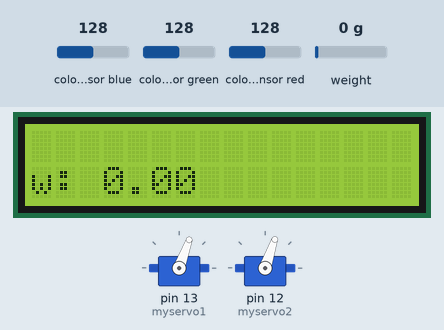
This sketch was run on a simulated Arduino Uno, built with avr-gcc and run on an emulated ATmega328P. Shown: 2 × servo, 16×2 character LCD. Wiring (inferred from the names in the program): TCS3200 colour sensor: output pin 8; S2 pin 6; S3 pin 7; S0 pin 10; S1 pin 9. The test bench sets the inputs (shaded band); at power-on: colour sensor red 128, weight on the scale 0 g, colour sensor blue 128, colour sensor green 128. What the sketch prints to the serial monitor is not drawn.

Above: at 5.1 s.
5.2 s: colour sensor red set to 135
At 11.8 s:
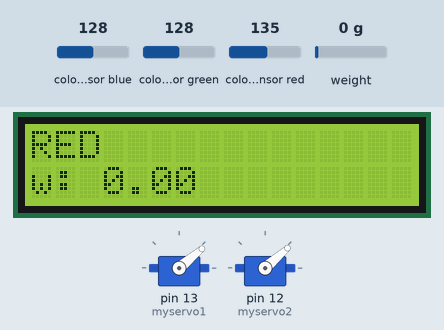
11.9 s: weight on the scale set to 100 g
At 18.1 s:
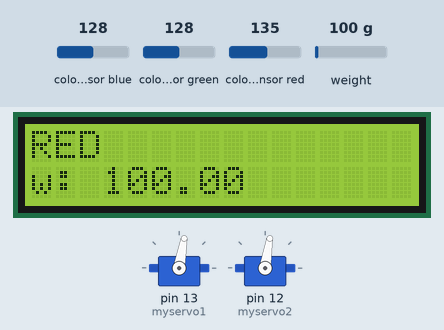
22.0 s: weight on the scale set to 1250 g
At 28.1 s:
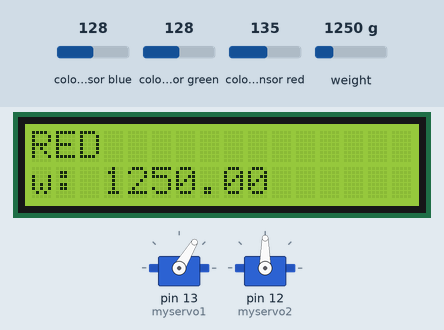
Timing chart, 0 to 30.0 s (numbered marks = the images above; inputs shaded):
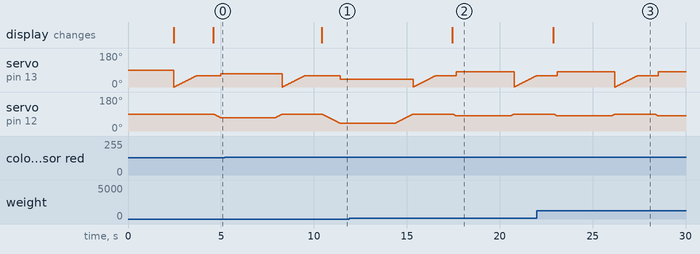

Measured:
- the behaviour switches between 131 and 132 on colour sensor red (found by bisection; images 0 and 1)
- after the input at 5.2 s, the display: changes after 5.2 s (image 1)
- after the input at 11.9 s, the display: changes after 5.6 s (image 2)
- after the input at 22.0 s, the display: changes after 0.89 s (image 3)

The sketch:

Read_1x_load_cell_with_color.ino
```cpp
#include <Servo.h>

Servo myservo1;
Servo myservo2;

#include <Wire.h>
#include <LiquidCrystal_I2C.h> // LiquidCrystal_I2C library


#include <HX711_ADC.h>
#if defined(ESP8266)|| defined(ESP32) || defined(AVR)
#include <EEPROM.h>
#endif

#define S0 10 //changed from 4-10&& 5-9
#define S1 9
#define S2 6
#define S3 7
#define sensorOut 8

//pins:
const int HX711_dout = 4; //mcu > HX711 dout pin
const int HX711_sck = 5; //mcu > HX711 sck pin

LiquidCrystal_I2C lcd(0x3F, 16, 2);


int pos1;    // variable to store the servo position
int pos2;
int servo1pin=12;
int servo2pin=11;

//color
int red = 0;
int green = 0;
int blue = 0;

bool colorflag=false;

//HX711 constructor:
HX711_ADC LoadCell(HX711_dout, HX711_sck);

const int calVal_eepromAdress = 0;
unsigned long t = 0;


int deg=0;
int offset=0;

void setup() {

  myservo1.attach(13);// attaches the servo on pin 9 to the servo object
  myservo2.attach(12);
  //color

  pinMode(S0, OUTPUT);
  pinMode(S1, OUTPUT);
  pinMode(S2, OUTPUT);
  pinMode(S3, OUTPUT);
  // Set Sensor output as input
  pinMode(sensorOut, INPUT);

  digitalWrite(S0,HIGH);
  digitalWrite(S1,LOW);

  //loadcell
  //Serial.begin(57600); delay(10);
  Serial.begin(9600); delay(10);


  LoadCell.begin(); // start connection to HX711
  LoadCell.start(2000); // load cells gets 2000ms of time to stabilize
  LoadCell.setCalFactor(200.0); // calibration factor for load cell => strongly dependent on your individual setup

  //loadcell
  lcd.begin(); // begins connection to the LCD module
  lcd.backlight(); // turns on the backlight
}


void loop() {


  //Serial.println("no color but white");

  //servo1 and 2 to initial pos
  myservo1.write(0);
  myservo2.write(90);


  //servo1 to move on color sensor
  for (pos1 = 0; pos1 < 60; pos1 += 1) { // goes from 0 degrees to 180 degrees
        // in steps of 1 degree
        myservo1.write(pos1);              // tell servo to go to position in variable 'pos'
        delay(20);                       // waits 15ms for the servo to reach the position
      }


  //color detect


  colorDetect();
  delay(100);
  LoadCell.update(); // retrieves data from the load cell
  float i = LoadCell.getData(); // get output value
  delay(200);

  lcd.setCursor(0, 0); // set cursor to first row
  //redPw
  if(red<green && red<blue){
    lcd.print("RED");
    deg=-30;
    Serial.println("r");
  }
  else if(green<red && green<blue){

    lcd.print("GREEN");
    Serial.println("g");
  }
  else if(blue<red&&blue<green){

    lcd.print("BLUE");
    Serial.println("b");
    deg=30;
  }


  lcd.setCursor(0, 1); // set cursor to secon row
  lcd.print("w: ");
  lcd.print(i); // print out the retrieved value to the second row

  if(i>20){
    offset=20;

  }
  else{
    offset=-20;

  }
  int des=deg+offset+90;

  //servo2 to des
  if(deg>0){
    for (pos2 = 90; pos1 < des; pos1 += 1) { // goes from 0 degrees to 180 degrees
        // in steps of 1 degree
        myservo2.write(pos2);              // tell servo to go to position in variable 'pos'
        delay(20);                       // waits 15ms for the servo to reach the position
      }


  }
  else{
    for (pos2 = 90; pos2 > des; pos2 -= 1) { // goes from 0 degrees to 180 degrees
        // in steps of 1 degree
        myservo2.write(pos2);              // tell servo to go to position in variable 'pos'
        delay(20);                       // waits 15ms for the servo to reach the position
      }

  }

  //servo1 to release

  for (; pos1 < 100; pos1 += 1) { // goes from 0 degrees to 180 degrees
        // in steps of 1 degree
        myservo1.write(pos2);              // tell servo to go to position in variable 'pos'
        delay(20);                       // waits 15ms for the servo to reach the position
      }

  //
  delay(100);
  //servo1 to reset
  for (; pos1 > 0; pos1 -= 1) { // goes from 0 degrees to 180 degrees
        // in steps of 1 degree
        myservo1.write(pos2);              // tell servo to go to position in variable 'pos'
        delay(20);                       // waits 15ms for the servo to reach the position
      }

  //servo2 to reset

  if(deg>0){
    for (; pos1 > 90; pos1 -= 1) { // goes from 0 degrees to 180 degrees
        // in steps of 1 degree
        myservo2.write(pos2);              // tell servo to go to position in variable 'pos'
        delay(20);                       // waits 15ms for the servo to reach the position
      }


  }
  else{
    for (; pos2 <90; pos2 += 1) { // goes from 0 degrees to 180 degrees
        // in steps of 1 degree
        myservo2.write(pos2);              // tell servo to go to position in variable 'pos'
        delay(20);                       // waits 15ms for the servo to reach the position
      }

  }


}


//color detect func

void colorDetect(){
  // Read Red Pulse Width
  red = getRedPW();
  // Delay to stabilize sensor
  delay(200);

  // Read Green Pulse Width
  green = getGreenPW();
  // Delay to stabilize sensor
  delay(200);

  // Read Blue Pulse Width
  blue = getBluePW();
  // Delay to stabilize sensor
  delay(200);

  // Print output to Serial Monitor
  Serial.print("Red PW = ");
  Serial.print(red);
  Serial.print(" - Green PW = ");
  Serial.print(green);
  Serial.print(" - Blue PW = ");
  Serial.println(blue);


}

// Function to read Red Pulse Widths
int getRedPW() {

  // Set sensor to read Red only
  digitalWrite(S2,LOW);
  digitalWrite(S3,LOW);
  // Define integer to represent Pulse Width
  int PW;
  // Read the output Pulse Width
  PW = pulseIn(sensorOut, LOW);
  // Return the value
  return PW;

}

// Function to read Green Pulse Widths
int getGreenPW() {

  // Set sensor to read Green only
  digitalWrite(S2,HIGH);
  digitalWrite(S3,HIGH);
  // Define integer to represent Pulse Width
  int PW;
  // Read the output Pulse Width
  PW = pulseIn(sensorOut, LOW);
  // Return the value
  return PW;

}

// Function to read Blue Pulse Widths
int getBluePW() {

  // Set sensor to read Blue only
  digitalWrite(S2,LOW);
  digitalWrite(S3,HIGH);
  // Define integer to represent Pulse Width
  int PW;
  // Read the output Pulse Width
  PW = pulseIn(sensorOut, LOW);
  // Return the value
  return PW;

}
```
